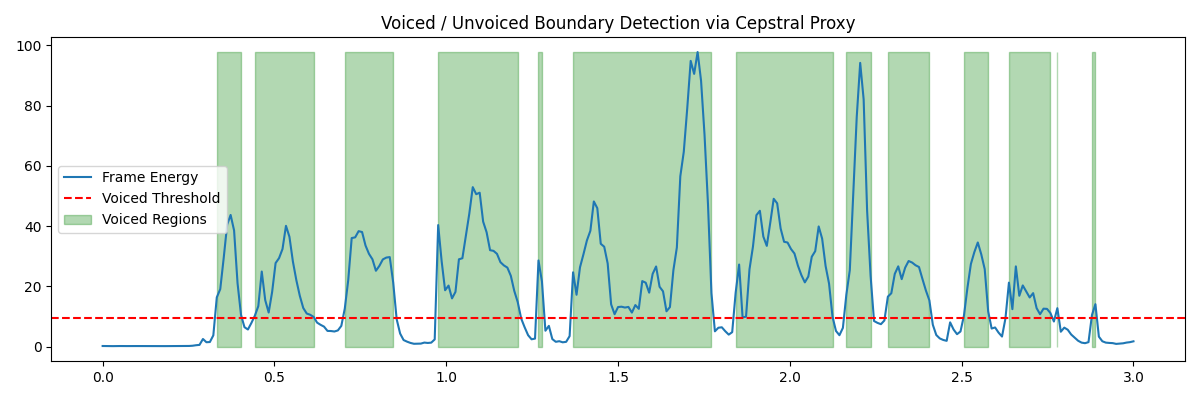

Write Python code to recreate this figure.
import numpy as np
import librosa
import matplotlib.pyplot as plt
import os

if __name__ == "__main__":
    # 1. Load a short, built-in speech sample
    y, sr = librosa.load(librosa.ex('libri1'), duration=3.0)
    
    # --- Manual MFCC Engine Logic to get mag_frames ---
    # Pre-emphasis
    alpha = 0.97
    y_pre = np.append(y[0], y[1:] - alpha * y[:-1])
    
    # Framing & Windowing
    frame_size, frame_stride = 0.025, 0.01  # 25ms window, 10ms stride
    frame_length = int(round(frame_size * sr))
    frame_step = int(round(frame_stride * sr))
    num_frames = int(np.ceil(float(np.abs(len(y_pre) - frame_length)) / frame_step))
    pad_signal_length = num_frames * frame_step + frame_length
    z = np.zeros((pad_signal_length - len(y_pre)))
    pad_signal = np.append(y_pre, z)
    
    indices = np.tile(np.arange(0, frame_length), (num_frames, 1)) + \
              np.tile(np.arange(0, num_frames * frame_step, frame_step), (frame_length, 1)).T
    frames = pad_signal[indices.astype(np.int32, copy=False)]
    
    # Apply Hamming window and FFT
    win_hamm = np.hamming(frame_length)
    frames *= win_hamm
    NFFT = 512
    mag_frames = np.absolute(np.fft.rfft(frames, NFFT))  # Magnitude
    
    # --- Boundary Detection (Voiced vs Unvoiced) ---
    # High quefrency (pitch) vs Low quefrency (envelope) proxy
    energy = np.sum(mag_frames, axis=1)
    threshold = np.mean(energy) * 0.5
    voiced_frames = energy > threshold
    
    plt.figure(figsize=(12, 4))
    plt.plot(np.linspace(0, len(y)/sr, len(energy)), energy, label="Frame Energy")
    plt.axhline(threshold, color='r', linestyle='--', label="Voiced Threshold")
    plt.fill_between(np.linspace(0, len(y)/sr, len(energy)), 0, np.max(energy), 
                     where=voiced_frames, color='g', alpha=0.3, label="Voiced Regions")
    
    plt.title("Voiced / Unvoiced Boundary Detection via Cepstral Proxy")
    plt.legend()
    plt.tight_layout()
    
    os.makedirs("q1", exist_ok=True)
    plt.savefig("q1/voiced_unvoiced.png")
    print("Voiced/Unvoiced boundary plot generated matching provided styling.")
